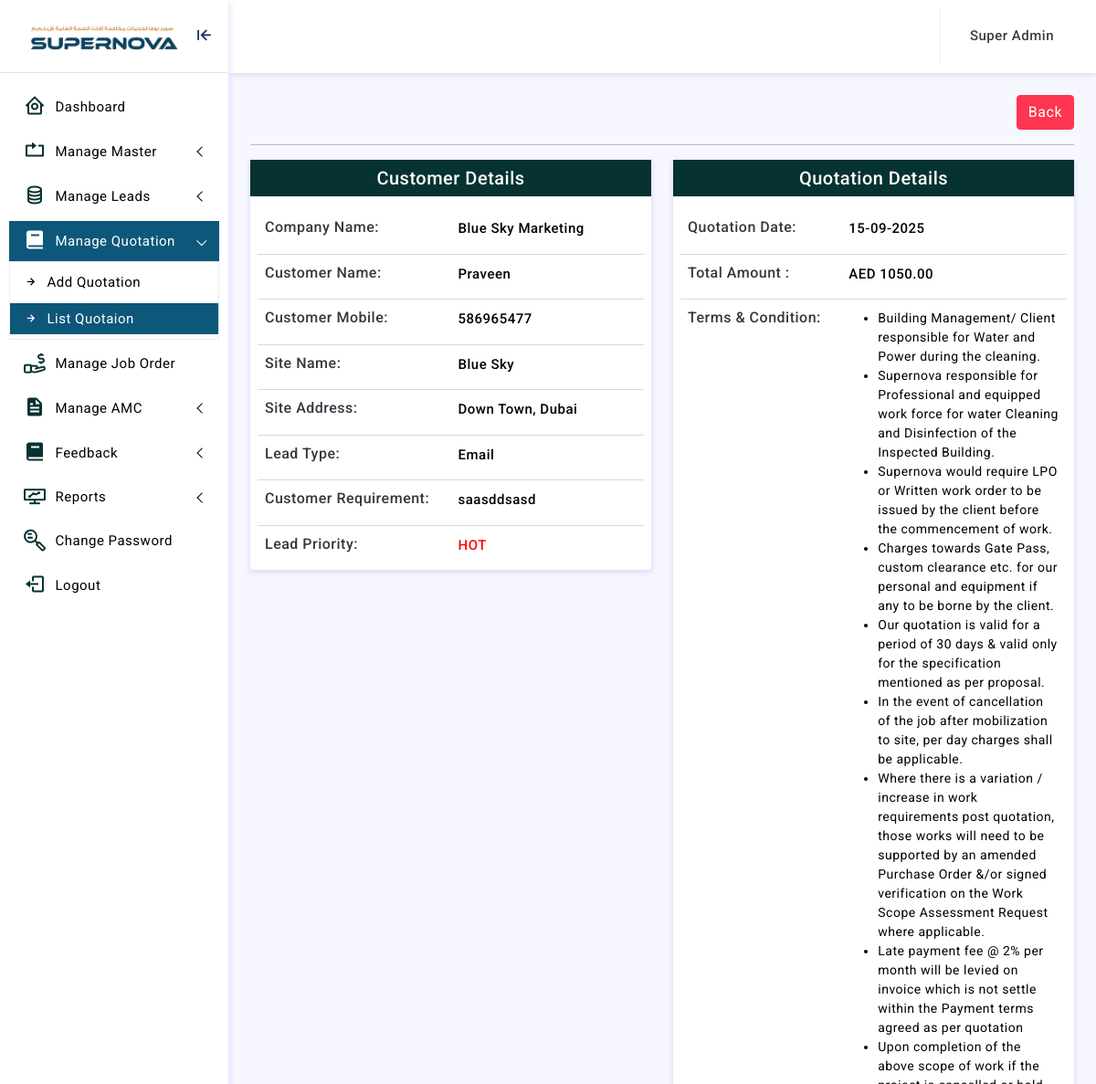
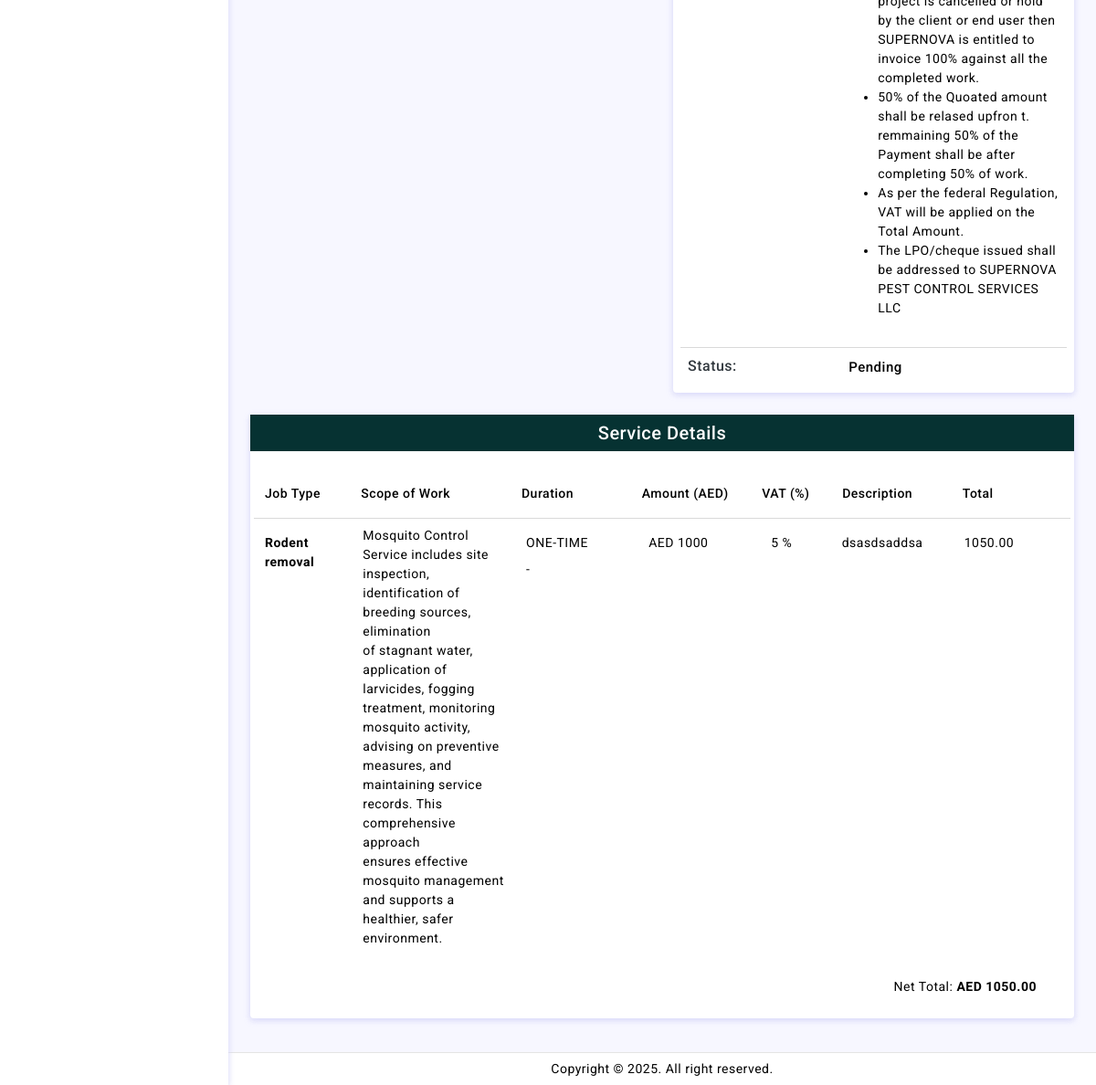
Screenshot of /adminln/view-quotation.php?id=56 (signed in) with the database file from the repository (2 pictures, top to bottom).
### tables this page shows
CREATE TABLE `customers` (
  `id` int(11) NOT NULL,
  `company_name` varchar(255) NOT NULL,
  `customer_name` varchar(255) NOT NULL,
  `email` varchar(150) NOT NULL,
  `mobile` varchar(20) NOT NULL,
  `alternate_mobile` varchar(20) NOT NULL,
  `location` text NOT NULL,
  `trn_no` varchar(255) NOT NULL,
  `address` text NOT NULL,
  `city` varchar(150) NOT NULL,
  `status` tinyint(4) NOT NULL,
  `created_by` int(11) NOT NULL,
  `created_datetime` datetime NOT NULL,
  `modified_by` int(11) NOT NULL,
  `modified_datetime` datetime NOT NULL
);

CREATE TABLE `site` (
  `id` int(11) NOT NULL,
  `customer_id` int(11) NOT NULL,
  `company_name` varchar(150) NOT NULL,
  `customer_mobile` int(11) NOT NULL,
  `site_name` varchar(255) NOT NULL,
  `site_address` text NOT NULL,
  `email_service` tinyint(4) NOT NULL,
  `incharge_name` varchar(150) NOT NULL,
  `mobile` varchar(150) NOT NULL,
  `email` varchar(255) NOT NULL,
  `location` text NOT NULL,
  `description` text NOT NULL,
  `status` varchar(20) NOT NULL,
  `created_by` int(11) NOT NULL,
  `created_datetime` datetime NOT NULL,
  `modified_by` int(11) NOT NULL,
  `modified_datetime` datetime NOT NULL
);

CREATE TABLE `leads` (
  `id` int(11) NOT NULL,
  `lead_type` varchar(255) NOT NULL,
  `job_type` varchar(150) NOT NULL,
  `required_date` date DEFAULT NULL,
  `required_time` varchar(150) NOT NULL,
  `location` text NOT NULL,
  `company_name` varchar(255) NOT NULL,
  `customer_name` varchar(255) NOT NULL,
  `mobile` varchar(15) NOT NULL,
  `email` varchar(150) NOT NULL,
  `site_name` varchar(150) NOT NULL,
  `site_address` text NOT NULL,
  `work_description` text NOT NULL,
  `lead_priority` varchar(150) NOT NULL,
  `is_inspection_required` tinyint(4) NOT NULL,
  `supervisor_id` int(11) NOT NULL,
  `supervisor_name` varchar(255) NOT NULL,
  `inspection_date` date NOT NULL,
  `inspection_time` varchar(150) NOT NULL,
  `inspection_description` text NOT NULL,
  `image1` varchar(255) NOT NULL,
  `image2` varchar(255) NOT NULL,
  `image3` varchar(255) NOT NULL,
  `image4` varchar(255) NOT NULL,
  `image5` varchar(255) NOT NULL,
  `inspection_status` tinyint(4) NOT NULL,
  `status` tinyint(4) NOT NULL,
  `created_datetime` datetime NOT NULL,
  `modified_datetime` datetime NOT NULL,
  `inspected_datetime` datetime NOT NULL
);

CREATE TABLE `quotation_product` (
  `id` int(11) NOT NULL,
  `quotation_id` int(11) NOT NULL,
  `job_type_id` int(11) NOT NULL,
  `job_type` varchar(150) NOT NULL,
  `duration` varchar(150) NOT NULL,
  `amc_fromdate` date NOT NULL,
  `amc_todate` date NOT NULL,
  `amc_description` text NOT NULL,
  `amount` int(11) NOT NULL,
  `vat` int(11) NOT NULL,
  `total` varchar(150) NOT NULL,
  `description` text NOT NULL,
  `created_datetime` datetime NOT NULL
);

CREATE TABLE `job_type` (
  `id` int(11) NOT NULL,
  `job_type` varchar(255) NOT NULL,
  `scope_of_work` text NOT NULL,
  `status` varchar(20) NOT NULL,
  `created_by` int(11) NOT NULL,
  `created_datetime` datetime NOT NULL,
  `modified_by` int(11) NOT NULL,
  `modified_datetime` datetime NOT NULL
);

### adminln/view-quotation.php (the view, shortened to what this page needs)
<?php
function main() {
extract($_REQUEST);
include 'dilg/cnt/join.php';
$ID=$_GET['id'];
?>
<div class="page-breadcrumb d-sm-flex align-items-center mb-3">
<div class="ms-auto">
<div class="col">
<a href="list-quotation.php" class="btn btn-danger">Back</a>
</div>
</div>
</div>
<hr/>
<?  $select_quotation=mysqli_query($conn,"select * from quotation where id='$ID'");
if(mysqli_num_rows($select_quotation)>>0){
if ($status==0) {
 $tl_Status="Pending";
}else{
  $tl_Status="Completed";
}
$select_customer=mysqli_query($conn,"select * from customers where mobile='$customer_mobile'");
$row_customer=mysqli_fetch_array($select_customer);
$customer_name=$row_customer['customer_name'];
$select_site=mysqli_query($conn,"select * from site where id='$site_id'");
$row_site=mysqli_fetch_array($select_site);
$site_address=$row_site['site_address'];
$select_lead=mysqli_query($conn,"select * from leads where id='$lead_id'");
$row_lead=mysqli_fetch_array($select_lead);
$lead_work_description=$row_lead['work_description'];
$lead_type=$row_lead['lead_type'];
$lead_priority=$row_lead['lead_priority'];
$is_inspection_required=$row_lead['is_inspection_required'];
$inspection_date=$row_lead['inspection_date'];
 $inspection_time=$row_lead['inspection_time'];
 $supervisor_name=$row_lead['supervisor_name'];
 $inspection_description=$row_lead['inspection_description'];
 $inspection_image1=$row_lead['image1'];
 $inspection_image2=$row_lead['image2'];
 $inspection_image3=$row_lead['image3'];
 $inspection_image4=$row_lead['image4'];
 $inspection_image5=$row_lead['image5'];
?>
<form action="#" method="post" enctype="multipart/form-data" onsubmit="return validateForm(this)" name="form1">
<div class="row form-label">
<div class="col-xl-6">
<div class="card border-0 border-4 ">
  <h5 class="p-2 text-center bg-063232 fw-3">Customer Details</h5>
<div class="card-body p-5">
<div class="row g-3">
<?if($company_name!=''){?>
<div class="col-md-6 w-sm-50">
<h6 for="inputFirstName" class="form-label mb-0">Company Name:</h6>
</div>
<div class="col-md-6 w-sm-50">
<p for="client_name" class="client mb-0"><?=$company_name;?> </p>
</div>
<?}if($customer_name!=''){?>
<div class="col-md-6 bdr-tp-gray w-sm-50">
<h6 for="inputFirstName" class="form-label mb-0">Customer Name:</h6>
</div>
<div class="col-md-6 bdr-tp-gray w-sm-50">
<p for="client_name" class="client mb-0"><?=$customer_name;?> </p>
</div>
<? }if($customer_mobile!=''){?>
<div class="col-md-6 bdr-tp-gray w-sm-50">
<h6 for="inputFirstName" class="form-label mb-0">Customer Mobile:</h6>
</div>
<div class="col-md-6 bdr-tp-gray w-sm-50">
<p for="client_name" class="client mb-0"><?=$customer_mobile;?> </p>
</div>
<?}if($site_name!=''){?>
<div class="col-md-6 bdr-tp-gray w-sm-50">
<h6 for="inputFirstName" class="form-label mb-0">Site Name:</h6>
</div>
<div class="col-md-6 bdr-tp-gray w-sm-50">
<p for="client_name" class="client mb-0"><?=$site_name;?> </p>
</div>
<?}if($site_address!=''){?>
<div class="col-md-6 bdr-tp-gray w-sm-50">
<h6 for="inputFirstName" class="form-label mb-0">Site Address:</h6>
</div>
<div class="col-md-6 bdr-tp-gray w-sm-50">
<p for="client_name" class="client mb-0"><?=$site_address;?> </p>
</div>
<?}if($required_date!='0000-00-00'){?>
<div class="col-md-6 bdr-tp-gray w-sm-50">
<h6 for="inputFirstName" class="form-label mb-0">Job Date:</h6>
</div>
<div class="col-md-6 bdr-tp-gray w-sm-50">
<p for="client_name" class="client mb-0"><?=date("d-m-Y",strtotime($required_date));?> </p>
</div>
<?}if($required_time!=':00AM'){?>
<div class="col-md-6 bdr-tp-gray w-sm-50">
<h6 for="inputFirstName" class="form-label mb-0">Job Time:</h6>
</div>
<div class="col-md-6 bdr-tp-gray w-sm-50">
<p for="client_name" class="client mb-0"><?=$required_time;?> </p>
</div>
<?}if($location!=''){?>
<?}if($lead_type!=''){?>
<div class="col-md-6 bdr-tp-gray w-sm-50">
<h6 for="inputFirstName" class="form-label mb-0">Lead Type:</h6>
</div>
<div class="col-md-6 bdr-tp-gray w-sm-50">
<p for="client_name" class="client mb-0"><?=$lead_type;?> </p>
</div>
<?}if($lead_work_description!=''){?>
<div class="col-md-6 bdr-tp-gray w-sm-50">
<h6 for="inputFirstName" class="form-label mb-0">Customer Requirement:</h6>
</div>
<div class="col-md-6 bdr-tp-gray w-sm-50">
<p for="client_name" class="client mb-0"><?=$lead_work_description;?> </p>
</div>
<?}if($lead_priority!=''){?>
<div class="col-md-6 bdr-tp-gray w-sm-50">
<h6 for="inputFirstName" class="form-label mb-0 ">Lead Priority:</h6>
</div>
<div class="col-md-6 bdr-tp-gray w-sm-50">
<p for="client_name" class="client mb-0 <?=$lead_priority;?>"><?=$lead_priority;?> </p>
</div>
<? }if ($is_inspection_required==1) {
?>
<div class="col-md-6 bdr-tp-gray w-sm-50">
<h6 for="inputFirstName" class="form-label mb-0">Inspection Date and Time:</h6>
</div>
<div class="col-md-6 bdr-tp-gray w-sm-50">
<p for="client_name" class="client mb-0"><?=date("d-m-Y",strtotime($inspection_date))." | ".$inspection_time;?> </p>
</div>
<div class="col-md-6 bdr-tp-gray w-sm-50">
<h6 for="inputFirstName" class="form-label mb-0">Inspection Description:</h6>
</div>
<div class="col-md-6 bdr-tp-gray w-sm-50">
<p for="client_name" class="client mb-0"><?=$inspection_description;?> </p>
</div>
<div class="col-md-6 bdr-tp-gray w-sm-50">
<h6 for="inputFirstName" class="form-label mb-0">Supervisor Name:</h6>
</div>
<div class="col-md-6 bdr-tp-gray w-sm-50">
<p for="client_name" class="client mb-0"><?=$supervisor_name;?> </p>
</div>
<?
if($inspection_image1!=''){?>
  <div class="row bdr-tp-gray mt-3 w-sm-50">
<div class="col-md-3 col-lg-3 ">
<h6 for="inputFirstName" class="form-label mb-0">Images:</h6>
</div>
<div class="col-md-3 col-lg-3 w-sm-50 sm-mt-3">
   <a href="uploads/inspection-images/<?=$inspection_image1;?>" class="btn-gallery">
      <img src="uploads/inspection-images/<?=$inspection_image1;?>" width="80px" alt="" />
    </a>
</div>
<?if($inspection_image2!=''){?>
<div class="col-md-3 col-lg-3 w-sm-50 sm-mt-3">
  <a href="uploads/inspection-images/<?=$inspection_image2;?>" class="btn-gallery">
<img src="uploads/inspection-images/<?=$inspection_image2;?>" width="80px">
</a>
</div>
<?}if($inspection_image3!=''){?>
<div class="col-md-3 col-lg-3 col-12  w-sm-50 sm-mt-3">
  <a href="uploads/inspection-images/<?=$inspection_image3;?>" class="btn-gallery">
<img src="uploads/inspection-images/<?=$inspection_image3;?>" width="80px">
</a>
</div>
<?}if($inspection_image4!=''){?>
<div class="col-md-3 col-lg-3 col-12 mt-3  w-sm-50 sm-mt-3">
  <a href="uploads/inspection-images/<?=$inspection_image4;?>" class="btn-gallery">
<img src="uploads/inspection-images/<?=$inspection_image4;?>" width="80px">
</a>
</div>
<?}if($inspection_image5!=''){?>
<div class="col-md-3 col-lg-3 col-12 mt-3  w-sm-50 sm-mt-3">
  <a href="uploads/inspection-images/<?=$inspection_image5;?>" class="btn-gallery">
<img src="uploads/inspection-images/<?=$inspection_image5;?>" width="80px">
</a>
</div>
<? }?>
</div>
<? }}?>
</div>
</div>
</div>
  </div>
  <div class="col-xl-6">
<div class="card border-0 border-4 ">
  <h5 class="p-2 text-center bg-063232 fw-3">Quotation Details</h5>
<div class="card-body p-5">
<div class="row g-3">
<?if($quotation_date!=''){?>
<div class="col-md-5 w-sm-50">
<h6 for="inputFirstName" class="form-label mb-0">Quotation Date:</h6>
</div>
<div class="col-md-7 w-sm-50">
<p for="client_name" class="client mb-0"><?=date('d-m-Y',strtotime($quotation_date));?> </p>
</div>
<?}if($total_amount!=''){?>
<div class="col-md-5 bdr-tp-gray w-sm-50">
<h6 for="inputFirstName" class="form-label mb-0">Total Amount :</h6>
</div>
<div class="col-md-7 bdr-tp-gray w-sm-50">
<p for="client_name" class="client mb-0">AED <?=$total_amount;?> </p>
</div>
<? }if($terms_condition!=''){?>
<div class="col-md-5 bdr-tp-gray w-sm-50">
<h6 for="inputFirstName" class="form-label mb-0">Terms & Condition:</h6>
</div>
<div class="col-md-7 bdr-tp-gray w-sm-50">
<p for="client_name" class="client mb-0"><?=$terms_condition;?> </p>
</div>
<?}if($status!=''){?>
<div class="col-md-5 bdr-tp-gray w-sm-50">
<h6 for="inputFirstName" class="form-label mb-0">Status:</h6>
</div>
<div class="col-md-7 bdr-tp-gray w-sm-50">
 <p for="client_name" class="client mb-0"><?=$tl_Status?></p>
</div>
<?}?>
</div>
</div>
</div>
  </div>
  <div class="col-xl-12">
    <div class="card border-0 border-4 ">
  <h5 class="p-2 text-center bg-063232 fw-3">Service Details</h5>
<div class="card-body p-5">
<div class="row g-2 mt-1 mb-3 ">
<div class="w-12  w50">
<label for="inputLastName" class="form-label mt-20 mb-0">Job Type</label>
</div>
<div class="w-20 w50">
<label for="inputLastName" class="form-label mt-20 mb-0">Scope of Work</label>
</div>
<div class="w-15 w50 sm-margin-t">
<label for="inputLastName" class="form-label mt-20 mb-0">Duration</label>
</div>
<div class="w-15 w50 sm-margin-t">
<label for="inputLastName" class="form-label mt-20 mb-0">Amount (AED)</label>
</div>
  <div class="w-10 w50 sm-margin-t">
<label for="inputLastName" class="form-label mt-20 mb-0">VAT (%)</label>
</div>
<div class="w-15 w50 sm-margin-t">
<label for="inputLastName" class="form-label mt-20 mb-0">Description</label>
</div>
<div class="w-10 w50 sm-margin-t">
<label for="inputLastName" class="form-label mt-20 mb-0">Total</label>
</div>
</div>
<?
$select_quotation_product=mysqli_query($conn,"select * from quotation_product where quotation_id='$ID'");
if (mysqli_num_rows($select_quotation_product)>>0) {
while($row_quotation_pro=mysqli_fetch_array($select_quotation_product)){
$job_type=$row_quotation_pro['job_type'];
$job_type_id=$row_quotation_pro['job_type_id'];
$select_Scopre=mysqli_query($conn,"select * from job_type where id='$job_type_id'");
$row_scope=mysqli_fetch_array($select_Scopre);
$scope_of_work=$row_scope['scope_of_work'];
if ($scope_of_work!='') {
 $Scope_of_work=$scope_of_work;
}else{
  $Scope_of_work=" - ";
}
$duration=strtoupper($row_quotation_pro['duration']);
 if($row_quotation_pro['amc_fromdate']!='0000-00-00'){
  $amc_fromdate=date("d-m-Y",strtotime($row_quotation_pro['amc_fromdate']));
$amc_todate=date("d-m-Y",strtotime($row_quotation_pro['amc_todate']));
$amc_description="(".$row_quotation_pro['amc_description'].")";
}else{
  $amc_fromdate="";
  $amc_todate="";
  $amc_description="";
}
$amount=$row_quotation_pro['amount'];
$vat=$row_quotation_pro['vat'];
$total=$row_quotation_pro['total'];
$description=$row_quotation_pro['description'];
?>
<div class="row py-2 bdr-tp-gray ">
<div class="w-12 w50">
<p class="my-2"><span class="fw-500"><b><?=$job_type;?></b></span></p>
</div>
<div class="w-20 w50">
<p><? echo wordwrap($Scope_of_work, 100, "<br />\n"); ?></p>
</div>
<div class="w-15 w50 sm-margin-t">
<p class="my-2"><?=$duration;?></p>
<p class="my-2"><?=$amc_fromdate." - ".$amc_todate;?><br><?=$amc_description;?></p>
</div>
<div class="w-15 w50 sm-margin-t">
<p class="my-2">AED <?=$amount;?></p>
</div>
<div class="w-10 w50 sm-margin-t">
<p class="my-2"><?=$vat.' %';?></p>
</div>
<div class="w-15 p-0 w50 sm-margin-t">
<p class="my-2"><?=$description;?></p>
</div>
<div class="w-10 p-0 w50 sm-margin-t">
<p class="my-2"><?=$total;?></p>
</div>
</div>
<?}?>
<div class="text-end">
<p class="my-2 m-25 ">Net Total: <b>AED <?=$total_amount;?></b></p>
</div>
<?}?>
</div>
</div>
  </div>
  </div>
</form>
<? } else { echo "No Records Found";  } ?>
<?php
}
include 'template.php';
?>

### adminln/assets/css/app.css (style rules this page uses)
body { font-size: 14px; color: #000; letter-spacing: .5px; background: #f7f7ff; overflow-x: hidden; font-family: Roboto, sans-serif }
a { text-decoration: none }
.client { font-size: 15px; font-weight: 500; color: #000; }
.fw-500 { font-weight: 500; }
.bg-063232 { background: #063232; color: white; }
.bdr-tp-gray { border-top: 1px solid rgba(128, 128, 128, 0.3); padding-top: 10px; }
.hot { color: red !important; text-transform: uppercase; }
.w-15 { width: 15%; }
.w-12 { width: 12%; }
.w-10 { width: 10%; }
.w-20 { width: 20%; }
.m-25 { margin: 25px; }
.fw-500 { font-weight: 500; color: #000; }

### rows the page displays
customers: customer_name "Praveen"
site: site_address "Down Town, Dubai"
leads: lead_type "Email", work_description "saasddsasd", lead_priority "HOT"
quotation_product: job_type "Rodent removal", job_type.scope_of_work "Mosquito Control Service includes site inspection, identification of breeding sources, elimination of stagnant water, application of larvicides, fogging treatment, monitoring mosquito activity, advising on preventive measures, and maintaining service records. This comprehensive approach ensures effective mosquito management and supports a healthier, safer environment.", duration "ONE-TIME", amount "1000", vat "5", description "dsasdsaddsa", total "1050.00"

### other values shown
$usertype_name "Super Admin"
$company_name "Blue Sky Marketing"
$customer_mobile "586965477"
$site_name "Blue Sky"
date('d-m-Y',strtotime($quotation_date)) "15-09-2025"
$total_amount "1050.00"
$tl_Status "Pending"
